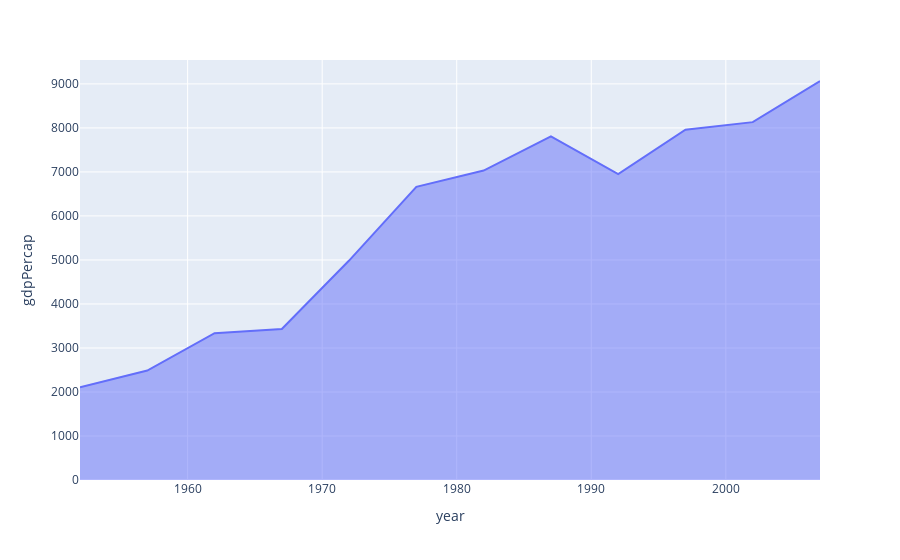

The cell this chart's notebook holds for it:
### Code cell
px.area(df_brazil, x='year', y='gdpPercap')

### Figure 1 — Plotly figure (JSON) as saved in the notebook; plotly's stock layout.template omitted (floating-point values rounded to 4 significant figures)
{"data": [{"fillpattern": {"shape": ""}, "hovertemplate": "year=%{x}<br>gdpPercap=%{y}<extra></extra>", "legendgroup": "", "line": {"color": "#636efa"}, "marker": {"symbol": "circle"}, "mode": "lines", "name": "", "orientation": "v", "showlegend": false, "stackgroup": "1", "type": "scatter", "x": [1952, 1957, 1962, 1967, 1972, 1977, 1982, 1987, 1992, 1997, 2002, 2007], "xaxis": "x", "y": [2109.0, 2487.0, 3337.0, 3430.0, 4986.0, 6660.0, 7031.0, 7807.0, 6950.0, 7958.0, 8131.0, 9066.0], "yaxis": "y"}], "layout": {"legend": {"tracegroupgap": 0}, "margin": {"t": 60}, "xaxis": {"anchor": "y", "domain": [0, 1], "title": {"text": "year"}}, "yaxis": {"anchor": "x", "domain": [0, 1], "title": {"text": "gdpPercap"}}}}
